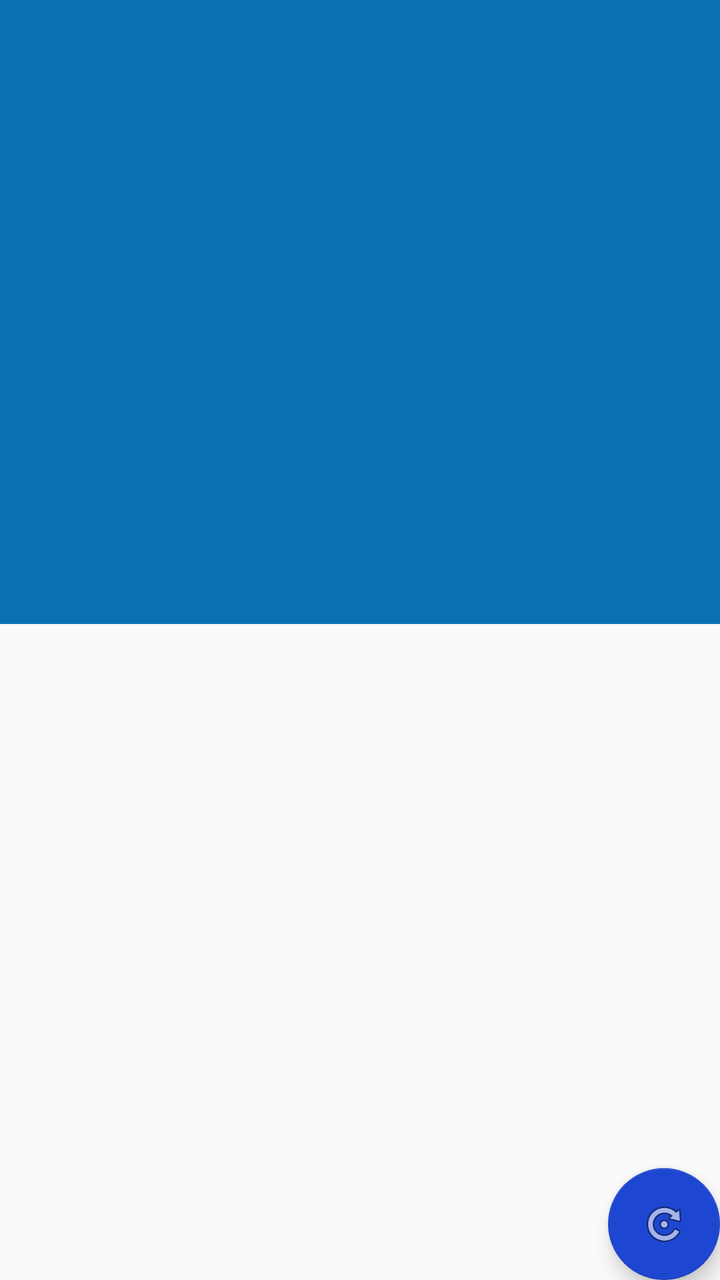
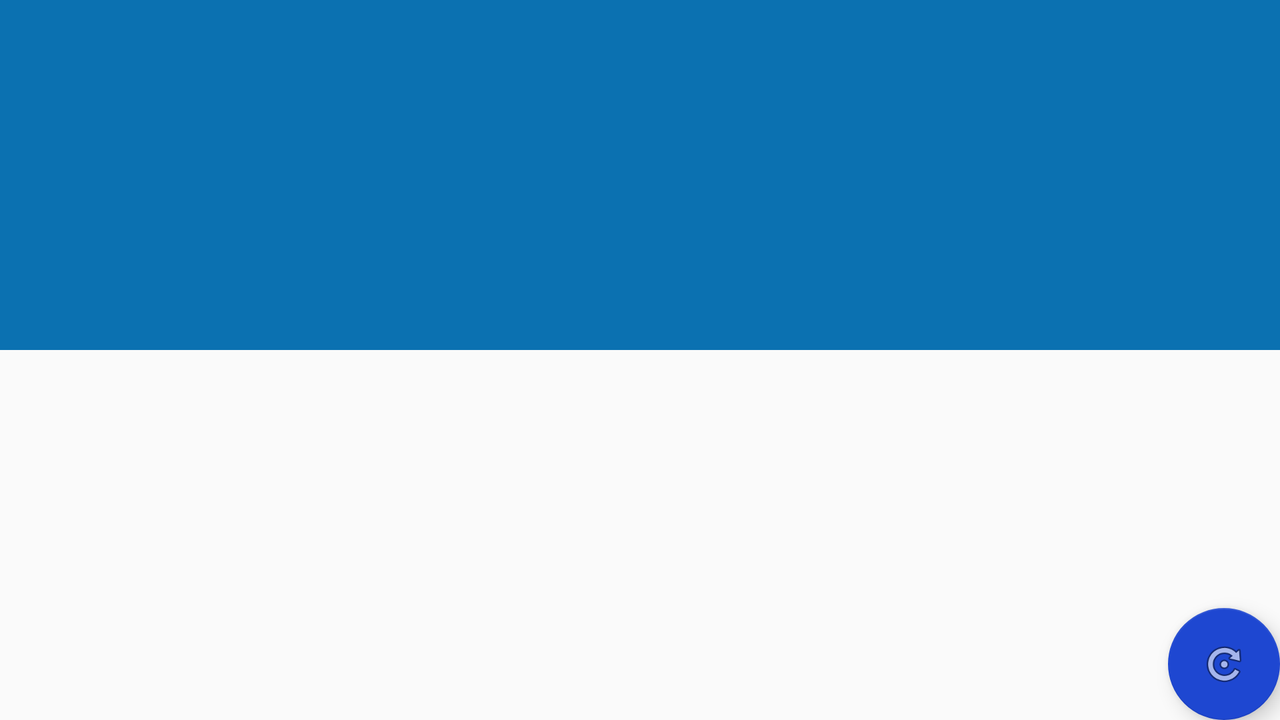

First picture: res/layout/ on a phone held upright. Second picture: the repository's own variant of that layout, on a device whose configuration matches the variant's folder. Source for both follows.
<!-- AndroidManifest.xml: application theme AppTheme -->
<!-- res/layout/tab_layout.xml -->
<?xml version="1.0" encoding="utf-8"?>
<android.support.design.widget.CoordinatorLayout
    xmlns:android="http://schemas.android.com/apk/res/android"
    xmlns:app="http://schemas.android.com/apk/res-auto"
    android:id="@+id/main_content"
    android:layout_width="match_parent"
    android:layout_height="match_parent">

    <android.support.design.widget.AppBarLayout
        android:id="@+id/appBar"
        android:layout_width="match_parent"
        android:layout_height="wrap_content"
        android:theme="@style/ThemeOverlay.AppCompat.Dark.ActionBar">
        <android.support.design.widget.CollapsingToolbarLayout
            android:id="@+id/collapsing_toolbar"
            android:layout_width="match_parent"
            android:layout_height="wrap_content"
            app:contentScrim="?attr/colorPrimary"
            app:layout_scrollFlags="scroll|exitUntilCollapsed">
            <ImageView
                android:layout_width="match_parent"
                android:id="@+id/toolbarimage"
                android:layout_height="256dp"
                android:scaleType="centerCrop"
                app:layout_collapseMode="parallax"
                android:src="@drawable/toolbarbg"/>
            <android.support.v7.widget.Toolbar
                android:id="@+id/mToolbar"
                android:layout_width="match_parent"
                android:layout_height="?attr/actionBarSize"
                app:popupTheme="@style/ThemeOverlay.AppCompat.Light"
                app:layout_collapseMode="pin"/>
        </android.support.design.widget.CollapsingToolbarLayout>
        <android.support.design.widget.TabLayout
            android:id="@+id/tabLayout"
            android:layout_width="match_parent"
            android:layout_height="?attr/actionBarSize"
            android:layout_gravity="bottom"
            android:background="?attr/colorPrimary"
            app:tabMode="scrollable"/>
    </android.support.design.widget.AppBarLayout>
    <android.support.v4.view.ViewPager
        android:id="@+id/tab_viewpager"
        android:layout_width="match_parent"
        android:layout_height="match_parent"
        app:layout_behavior="@string/appbar_scrolling_view_behavior" />

    <android.support.design.widget.FloatingActionButton
        android:id="@+id/fab"
        android:layout_width="wrap_content"
        android:layout_height="wrap_content"
        android:layout_gravity="bottom|end"
        android:layout_margin="@dimen/fab_margin"
        android:src="@android:drawable/ic_menu_rotate"
        />

</android.support.design.widget.CoordinatorLayout>
<!-- resources referenced by this layout -->
<resources>
  <style name="AppTheme" parent="Theme.AppCompat.Light.DarkActionBar">
          
          <item name="colorPrimary">@color/colorPrimary</item>
          <item name="colorPrimaryDark">@color/colorPrimaryDark</item>
          <item name="colorAccent">@color/colorAccent</item>
      </style>
  <color name="colorPrimary">#0b71b1</color>
  <color name="colorPrimaryDark">#062d54</color>
  <color name="colorAccent">#1e47d1</color>
</resources>
<!-- res/layout-land/tab_layout.xml (the repository's variant of the layout above) -->
<!-- drawn on the phone turned sideways -->
<?xml version="1.0" encoding="utf-8"?>
<android.support.design.widget.CoordinatorLayout
    xmlns:android="http://schemas.android.com/apk/res/android"
    xmlns:app="http://schemas.android.com/apk/res-auto"
    android:id="@+id/main_content"
    android:orientation="vertical"
    android:layout_width="match_parent"
    android:layout_height="match_parent">

    <android.support.design.widget.AppBarLayout
        android:id="@+id/appBar"
        android:layout_width="match_parent"
        android:layout_height="wrap_content"
        android:theme="@style/ThemeOverlay.AppCompat.Dark.ActionBar">
        <android.support.design.widget.CollapsingToolbarLayout
            android:id="@+id/collapsing_toolbar"
            android:layout_width="match_parent"
            android:layout_height="wrap_content"
            app:contentScrim="?attr/colorPrimary"
            app:layout_scrollFlags="scroll|exitUntilCollapsed">
            <ImageView
                android:layout_width="match_parent"
                android:id="@+id/toolbarimage"
                android:layout_height="127dp"
                android:scaleType="centerCrop"
                app:layout_collapseMode="parallax"
                android:src="@drawable/toolbarbg"/>
            <android.support.v7.widget.Toolbar
                android:id="@+id/mToolbar"
                android:layout_width="match_parent"
                android:layout_height="?attr/actionBarSize"
                app:popupTheme="@style/ThemeOverlay.AppCompat.Light"
                app:layout_collapseMode="pin"/>
        </android.support.design.widget.CollapsingToolbarLayout>
        <android.support.design.widget.TabLayout
            android:id="@+id/tabLayout"
            android:layout_width="match_parent"
            android:layout_height="?attr/actionBarSize"
            android:layout_gravity="bottom"
            android:background="?attr/colorPrimary"
            app:tabMode="scrollable"/>
    </android.support.design.widget.AppBarLayout>
    <android.support.v4.view.ViewPager
        android:id="@+id/tab_viewpager"
        android:layout_width="match_parent"
        android:layout_height="match_parent"
        app:layout_behavior="@string/appbar_scrolling_view_behavior" />

    <android.support.design.widget.FloatingActionButton
        android:id="@+id/fab"
        android:layout_width="wrap_content"
        android:layout_height="wrap_content"
        android:layout_gravity="bottom|end"
        android:layout_margin="@dimen/fab_margin"
        android:src="@android:drawable/ic_menu_rotate"
        />

</android.support.design.widget.CoordinatorLayout>
